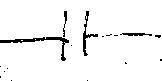
#> input picture smarterboard-images/capacitor120.jpg, 162 x 81 px; its folder holds 4 pictures in this run
$ python explore.py   (Python 2 division)   (older library calls are emulated)
#> lines starting #> are read from the running program, lines starting #| are printed output that depends on the picture; after the words box and inside, x2 and y2 are one past the last pixel; in counts of white or black regions, pixels touching at a corner belong together
### processing.py
import os
import numpy as np
from skimage.io import imread
from skimage.transform import resize
from skimage import exposure
from skimage.filter import threshold_otsu, gabor_filter
from sklearn.cross_validation import train_test_split

from utils import Utils

HAND_DRAWN_DIR = os.path.join(os.path.abspath('.'), 'smarterboard-images/')
RAND_ECOMPS_DIR = os.path.join(os.path.abspath('.'), 'rand-ecomps-images/')

class Preprocessing:
    @staticmethod
    def binary_from_thresh(img):
        """ Base function for converting to binary using a threshold """
        thresh = threshold_otsu(img)
        binary = img < thresh
        return binary

    # [19 lines left out: functions angle_pass_filter, frontslash_filter, backslash_filter, not called in this run]


class FeatureExtraction:

    denom = 4.0
    freq = 0.50
    bw = 0.80

    # [45 lines left out: functions mean_exposure_hist, mean_exposure_hist_from_gabor, rawpix_nbins, not called in this run]


class Data:

    @staticmethod
    def getTrainFilenames(n, dir_path=HAND_DRAWN_DIR):
        filenames = os.listdir(dir_path)
        np.random.shuffle(filenames)
        filenames = filenames[:n]
        return filenames

    # [4 lines left out: function isResistorFromFilename, not called in this run]

    @staticmethod
    def isComponentFromFilename(filenames):
        """ Parses directory of resistor and capacitor images and determines what
        the expected output should be.

        Arguments
        ---------
        filenames: a str
            the path to the training image directory.

        Returns
        -------
        Y: array-like, shape (n_samples, 3)
            labels or teaching examples
        """
        is_resistor = [fn[0] == "r" for fn in filenames]
        is_capacitor = [fn[0] == "c" for fn in filenames]
        is_inductor = [fn[0] == "i" for fn in filenames]
        Y = np.column_stack((is_resistor,is_capacitor,is_inductor))
        return Y

    # [4 lines left out: function loadImageFeatures, not called in this run]

    @staticmethod
    def loadImage(filename, square=True):
#> called with filename = 'smarterboard-images/capacitor120.jpg', square = True
        if filename[-3:] == 'jpg':
            image = imread(filename, as_grey=True)
#> image is the input picture: shape (81, 162); min 0, max 255, mean 243.4
        elif filename[-3:] == 'npy':
            image = np.load(filename)
        if square:
            sqr_image = resize(image, (100, 100))
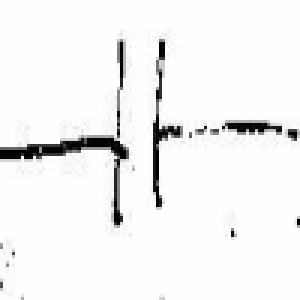
#> sqr_image: shape (100, 100) float64 (shown 3 times larger); min 0.000102, max 1, mean 0.954
            return Preprocessing.binary_from_thresh(sqr_image)
#> in binary_from_thresh, `thresh = threshold_otsu(img)`: thresh = 0.576
#> in binary_from_thresh, `binary = img < thresh`:
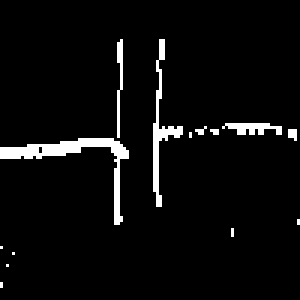
#> binary: shape (100, 100) bool (shown 3 times larger); 4.6% white in thin lines or dots, all inside (x1, y1, x2, y2) = (0, 13, 100, 96)

        else:
            return Preprocessing.binary_from_thresh(image)

    @staticmethod
    def loadTrain(dir_path=HAND_DRAWN_DIR, oneHot=True):
        """ loads training data (trX, trY) for the nnet theano implementation.
        See dinopants174/SmarterBoard for implementation including loading histograms of
        Gabor Filtered Images

        Arguments
        ---------
        dir_path: a str or None
            the path to the training image directory.  If None, uses the HAND_DRAWN_DIR path
            specified in processing.py.

        oneHot: boolean for resistor vs. resistor, capacitor, inductor testing

        Returns
        -------
        X: array-like, shape (n_samples, n_features)
            data inputs

        Y: array-like, shape (n_samples, 1)
            labels or teaching examples
        """

        fns = Data.getTrainFilenames(-1, dir_path)

        images = [np.ravel(Data.loadImage(dir_path + fn)) for fn in fns]
#> call 2 of loadImage, with filename = 'smarterboard-images/capacitor123.jpg', square = True
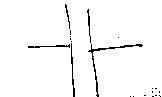
#> input picture smarterboard-images/capacitor123.jpg, 162 x 97 px
#> in loadImage, image is the input picture: shape (97, 162); min 0, max 255, mean 247.4
#> in loadImage (call 2), `sqr_image = resize(image, (100, 100))`:
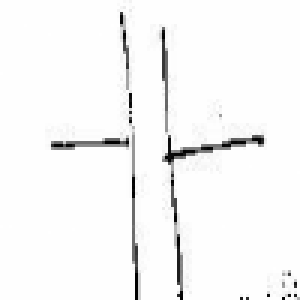
#> sqr_image: shape (100, 100) float64 (shown 3 times larger); min 0.000581, max 1, mean 0.971
#> in binary_from_thresh (call 2), `binary = img < thresh`: binary: shape (100, 100) bool; 3.8% white in thin lines or dots, all inside (x1, y1, x2, y2) = (17, 4, 99, 100)
#> call 3 of loadImage, with filename = 'smarterboard-images/capacitor116.jpg', square = True
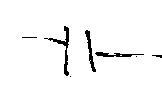
#> input picture smarterboard-images/capacitor116.jpg, 162 x 94 px
#> in loadImage, image is the input picture: shape (94, 162); min 0, max 255, mean 245.9
#> in loadImage (call 3), `sqr_image = resize(image, (100, 100))`:
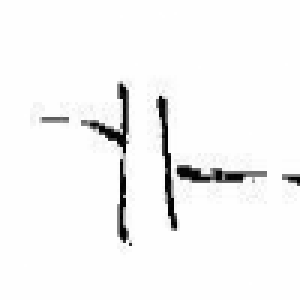
#> sqr_image: shape (100, 100) float64 (shown 3 times larger); min 0.000504, max 1, mean 0.965
#> in binary_from_thresh (call 3), `thresh = threshold_otsu(img)`: thresh = 0.604
#> in binary_from_thresh (call 3), `binary = img < thresh`:
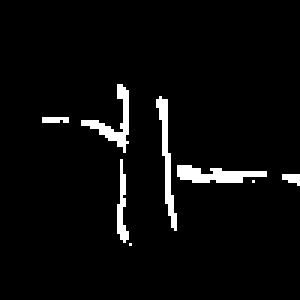
#> binary: shape (100, 100) bool (shown 3 times larger); 4% white in thin lines or dots, all inside (x1, y1, x2, y2) = (14, 28, 100, 82)
#> images = 3 items
        X = np.vstack(images)

        if not oneHot:
            # y has shape (y.size,)
            y = np.array(Data.isResistorFromFilename(fns))
            # Y has shape (y.size, 1)
            Y = y.reshape(y.size, 1)
        else:
            Y = np.array(Data.isComponentFromFilename(fns))

        return X, Y

    @staticmethod
    def loadTrainTest(train_size, dir_path=HAND_DRAWN_DIR):
        """ loads training data, and holds out a percentage of this data for
        test validation """

        X, Y = Data.loadTrain(dir_path)
#> Y = [[False, True, False], [False, True, False], [False, True, False]]

        trX, teX, trY, teY = train_test_split(X, Y, train_size=train_size)
#> trY = [[False, True, False], [False, True, False]]; teY = [[False, True, False]]

        return trX, teX, trY, teY


# [29 lines left out: functions test_loadImage, test_loadTrainTest, test_isComponentFromFilename, not called in this run]


# [2 lines that do not run on import are left out]
    # test_loadTrainTest()
    # test_isComponentFromFilename()

### explore.py
import numpy as np
from foxhound.utils import floatX
from foxhound.neural_network.layers import Input, Dense
# from foxhound.utils import updates
from foxhound.neural_network.nnet import Net
from sklearn import metrics
import matplotlib.pyplot as plt

from foxhound.utils.vis import grayscale_grid_vis, unit_scale
from processing import Data, HAND_DRAWN_DIR, RAND_ECOMPS_DIR

def trXteXtrYteY(use_hand_drawn, use_rand_ecomps, train_size_hand_drawn, train_size_rand_ecomps):
    """
    Arguments
    ---------
    use_hand_drawn: boolean
        whether to include HAND_DRAWN_DIR

    use_rand_ecomps: boolean
        whether to include RAND_ECOMPS_DIR

    train_size_hand_drawn: float btwn 0-1
        percentage of hand drawn data for training

    train_size_rand_ecomps: float btwn 0-1
        percentage of rand ecomps data for training
    """

    if not use_hand_drawn and not use_rand_ecomps:
        print "Can't Get Data from Nowhere. Must use one dataset source"
        return None

    elif use_hand_drawn and not use_rand_ecomps:
        trX, teX, trY, teY = Data.loadTrainTest(train_size_hand_drawn, HAND_DRAWN_DIR)
#> trY = [[False, True, False], [False, True, False]]; teY = [[False, True, False]]
        return trX, teX, trY, teY

    elif use_rand_ecomps and not use_hand_drawn:
        trX, teX, trY, teY = Data.loadTrainTest(train_size_rand_ecomps, RAND_ECOMPS_DIR)
        return trX, teX, trY, teY

    else:
        trX, teX, trY, teY = Data.loadTrainTest(train_size_hand_drawn, HAND_DRAWN_DIR)

        # Combine Random Computer Generated EComponents
        trX1, teX1, trY1, teY1 = Data.loadTrainTest(train_size_rand_ecomps, RAND_ECOMPS_DIR)
        trX = np.vstack((trX, trX1))
        teX = np.vstack((teX, teX1))
        trY = np.vstack((trY, trY1))
        teY = np.vstack((teY, teY1))

        return trX, teX, trY, teY

# [9 lines left out: function teXteY, not called in this run]

def is_normalized(trX):
    img = trX[0, :]
    print img
    if np.max(img) > 1:
        print "Not Normalized. Must Fall between 0 -1 "
        return False
    else:
        print "Check: is_normalized"
        return True

# [16 lines left out: function make_layers, not called in this run]

def make_model(layers):
    model = Net(layers=layers, cost='cce', update='adadelta', n_epochs=100, batch_size=32)
    return model

def freshmodel(name='mynet'):
    trX, teX, trY, teY = trXteXtrYteY(
        use_hand_drawn=True,
        use_rand_ecomps=False,
        train_size_hand_drawn=0.7,
        train_size_rand_ecomps=0.99)
#> trY = [[False, True, False], [False, True, False]]; teY = [[False, True, False]]

    print trY.shape
#| (2, 3)

    assert is_normalized(trX)

#> (the run stopped early here; a loop or call above may not have finished)
